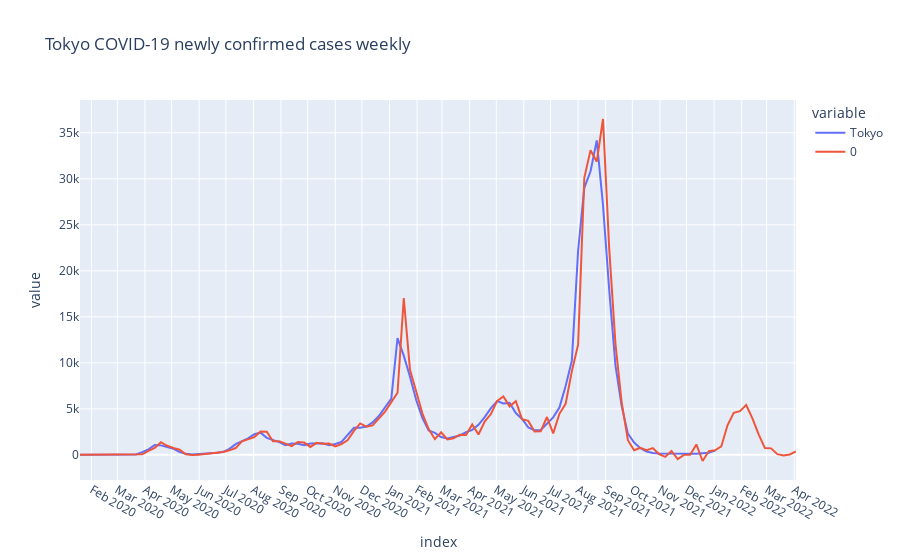

Notebook cell for this chart:
### Code cell
ts_forecast = result_tokyo.predict(start=df_gr.index[0], end=df_gr.index[-1]+relativedelta(months=3))
temp_df = df_gr.Tokyo.to_frame()
temp_df = pd.concat([temp_df, ts_forecast])

fig = px.line(temp_df, title='Tokyo COVID-19 newly confirmed cases weekly')
fig.update_layout({
    'xaxis': {
        'dtick': 'M1'
    }
})
fig.show()

### Figure 1 — Plotly figure (JSON) as saved in the notebook; plotly's stock layout.template omitted (floating-point values rounded to 4 significant figures; data arrays with more than 128 entries replaced by an {"elided": "..."} marker saying what was removed)
{"data": [{"hovertemplate": "variable=Tokyo<br>index=%{x}<br>value=%{y}<extra></extra>", "legendgroup": "Tokyo", "line": {"color": "#636efa", "dash": "solid"}, "marker": {"symbol": "circle"}, "mode": "lines", "name": "Tokyo", "orientation": "v", "showlegend": true, "type": "scatter", "x": {"elided": "219 str values"}, "xaxis": "x", "y": {"elided": "219 int values"}, "yaxis": "y"}, {"hovertemplate": "variable=0<br>index=%{x}<br>value=%{y}<extra></extra>", "legendgroup": "0", "line": {"color": "#EF553B", "dash": "solid"}, "marker": {"symbol": "circle"}, "mode": "lines", "name": "0", "orientation": "v", "showlegend": true, "type": "scatter", "x": {"elided": "219 str values"}, "xaxis": "x", "y": {"elided": "219 float values"}, "yaxis": "y"}], "layout": {"autosize": true, "legend": {"title": {"text": "variable"}, "tracegroupgap": 0}, "title": {"text": "Tokyo COVID-19 newly confirmed cases weekly"}, "xaxis": {"anchor": "y", "autorange": true, "domain": [0, 1], "dtick": "M1", "range": ["2020-01-19", "2022-04-03"], "title": {"text": "index"}, "type": "date"}, "yaxis": {"anchor": "x", "autorange": true, "domain": [0, 1], "range": [-2731.0, 38570.0], "title": {"text": "value"}, "type": "linear"}}}
